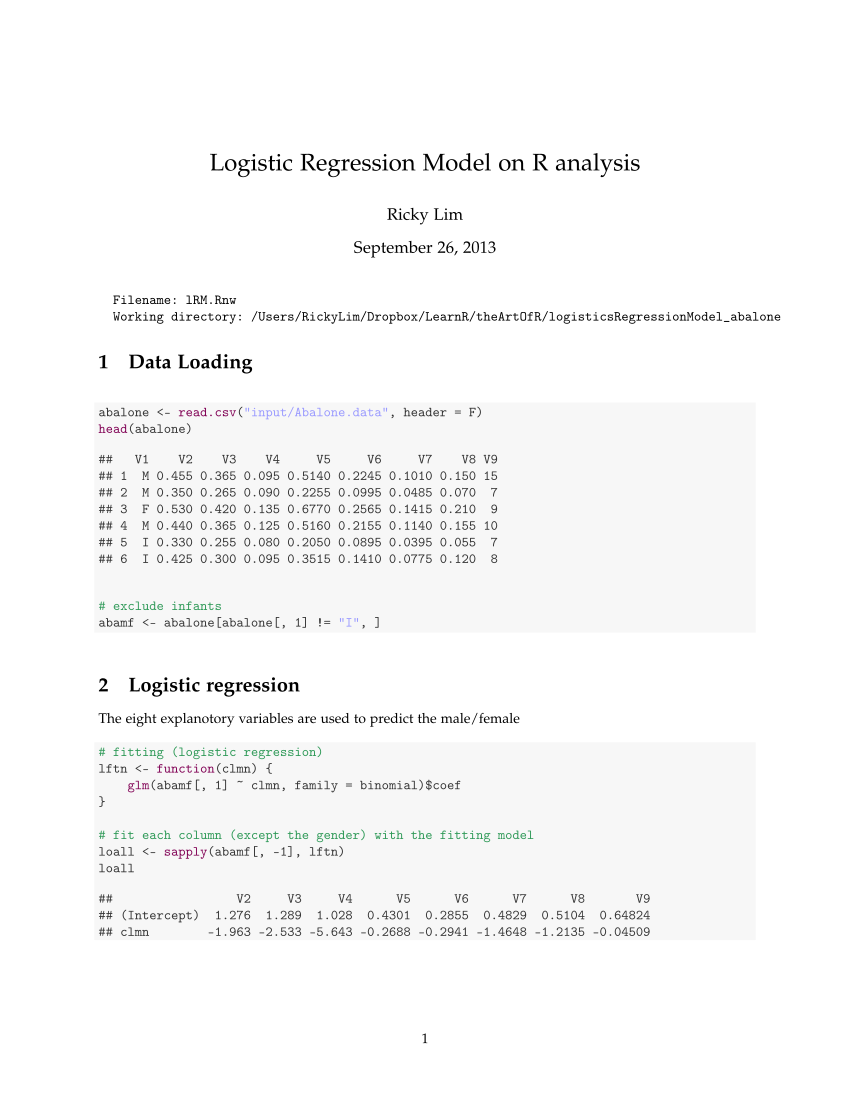

R code for this plot:


# set global chunk options
# for figures
opts_chunk$set(fig.path='figs/', fig.align='center', fig.show='hold',
               dev='CairoPDF', out.width='.4\\linewidth')
# replacing "=" into "->" to make it R thing
options(replace.assign=TRUE,width=90)
# caching chunks
opts_chunk$set(cache.extra = R.version,cache.path='cache/')
opts_chunk$set(cache.extra = rand_seed)



abalone <- read.csv("input/Abalone.data", header=F)
head(abalone)

# exclude infants
abamf <- abalone[abalone[,1] != "I",]



# fitting (logistic regression)
lftn <- function(clmn){
  glm(abamf[,1]~clmn, family=binomial)$coef
}

# fit each column (except the gender) with the fitting model
loall <- sapply(abamf[,-1], lftn)
loall



sessionInfo()



library(knitr)
knit("lRM.Rnw" ) # compile to tex
purl("lRM.Rnw", documentation = 0) # extract R code only
knit2pdf("lRM.Rnw")
